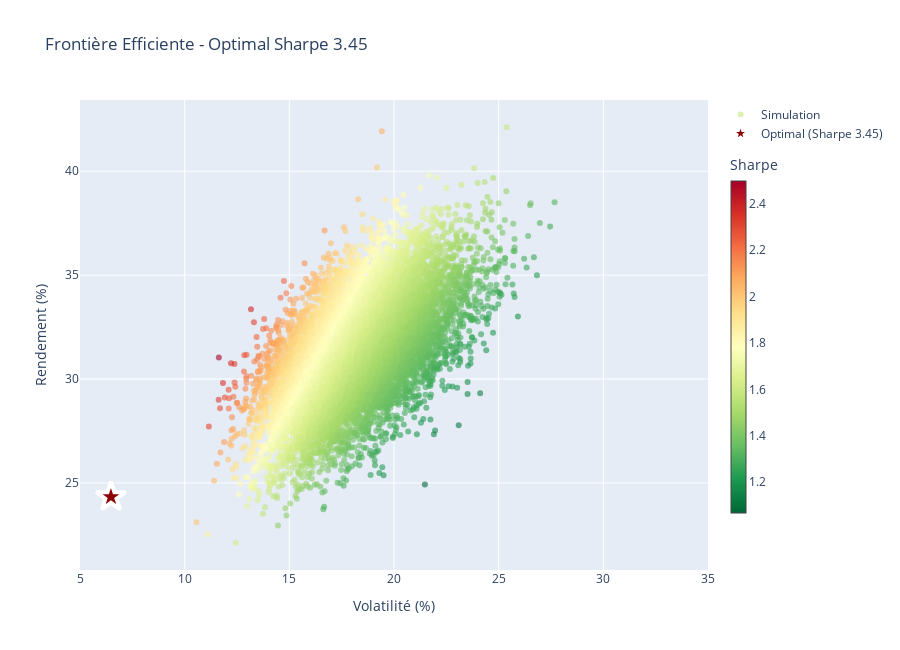

The notebook cell saved with this chart:
### Markdown cell above
The objective is to simulate 10 000 different portfolio allocations to make sure that our optimal calculus made with scipy is good
We will be ploting the Return = f(Volatility) curve and make sure there is no random portfolio allocation that beats the sharpe ratio we got right before

### Code cell
# Monte Carlo (inchangé)
n_sim = 10000
results = np.zeros((3, n_sim))
np.random.seed(42)
for i in range(n_sim):
    weights = np.random.random(len(top_actifs))
    weights /= np.sum(weights)
    ret, vol = portfolio_performance(weights, log_returns[top_actifs])
    results[0,i] = ret
    results[1,i] = vol
    results[2,i] = (ret - 0.02) / vol

ret_opt, vol_opt = portfolio_performance(poids_optimaux, log_returns[top_actifs])
sharpe_opt = (ret_opt - 0.02) / vol_opt

# VIZ SANS TEXTE FIXE
fig = go.Figure()

# Nuage
fig.add_trace(go.Scatter(
    x=results[1,:]*100, y=results[0,:]*100,
    mode='markers',
    marker=dict(size=6, opacity=0.6, color=results[2,:], 
                colorscale='RdYlGn_r',
                colorbar=dict(title="Sharpe", 
                              thickness=15,      # ← Plus fine (de 25→15)
                              len=0.8,           # ← Plus courte (de 0.8→0.6)
                              y=0.5,)),
    hovertemplate="<b>Simu Monte Carlo</b><br>" +
                  "Vol: %{x:.1f}%<br>" +
                  "Rendement: %{y:.1f}%<br>" +
                  "<b>Sharpe: %{marker.color:.2f}</b><extra></extra>",
    
    name="Simulation"
))

# ÉTOILE UNIQUEMENT (hover auto)
fig.add_trace(go.Scatter(
    x=[vol_opt*100], y=[ret_opt*100],
    mode='markers',
    marker=dict(size=22, color='darkred', symbol='star', 
                line=dict(color='white', width=4)),
    name=f"Optimal (Sharpe {sharpe_opt:.2f})",
    hovertemplate="<b> OPTIMAL MARKOWITZ</b><br>" +
                  "Sharpe: %{text:.2f}<br>Vol: %{x:.1f}%<br>Ret: %{y:.1f}%<extra></extra>",
    text=[sharpe_opt]
))


fig.update_layout(
    title=f"Frontière Efficiente - Optimal Sharpe {sharpe_opt:.2f}",
    xaxis_title="Volatilité (%)", xaxis_range=[5, 35],
    yaxis_title="Rendement (%)",
    height=650, showlegend=True,
    hovermode="closest"
)
fig.show()

### Figure 1 — Plotly figure (JSON) as saved in the notebook; plotly's stock layout.template omitted (floating-point values rounded to 4 significant figures; data arrays with more than 128 entries replaced by an {"elided": "..."} marker saying what was removed)
{"data": [{"hovertemplate": "<b>Simu Monte Carlo</b><br>Vol: %{x:.1f}%<br>Rendement: %{y:.1f}%<br><b>Sharpe: %{marker.color:.2f}</b><extra></extra>", "marker": {"color": {"elided": "10000 float values"}, "colorbar": {"len": 0.8, "thickness": 15, "title": {"text": "Sharpe"}, "y": 0.5}, "colorscale": [[0, "rgb(0,104,55)"], [0.1, "rgb(26,152,80)"], [0.2, "rgb(102,189,99)"], [0.3, "rgb(166,217,106)"], [0.4, "rgb(217,239,139)"], [0.5, "rgb(255,255,191)"], [0.6, "rgb(254,224,139)"], [0.7, "rgb(253,174,97)"], [0.8, "rgb(244,109,67)"], [0.9, "rgb(215,48,39)"], [1, "rgb(165,0,38)"]], "opacity": 0.6, "size": 6}, "mode": "markers", "name": "Simulation", "type": "scatter", "x": {"elided": "10000 float values"}, "y": {"elided": "10000 float values"}}, {"hovertemplate": "<b> OPTIMAL MARKOWITZ</b><br>Sharpe: %{text:.2f}<br>Vol: %{x:.1f}%<br>Ret: %{y:.1f}%<extra></extra>", "marker": {"color": "darkred", "line": {"color": "white", "width": 4}, "size": 22, "symbol": "star"}, "mode": "markers", "name": "Optimal (Sharpe 3.45)", "text": ["3.446881031479972"], "type": "scatter", "x": [6.478], "y": [24.33]}], "layout": {"height": 650, "hovermode": "closest", "showlegend": true, "title": {"text": "Frontière Efficiente - Optimal Sharpe 3.45"}, "xaxis": {"range": [5, 35], "title": {"text": "Volatilité (%)"}}, "yaxis": {"title": {"text": "Rendement (%)"}}}}
